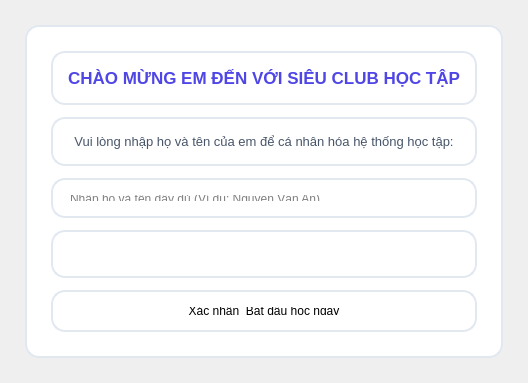
<?xml version="1.0" encoding="UTF-8"?>
<ui version="4.0">
 <class>HopThoaiNhapTenUI</class>
 <widget class="QDialog" name="HopThoaiNhapTenUI">
  <property name="geometry">
   <rect>
    <x>0</x>
    <y>0</y>
    <width>500</width>
    <height>320</height>
   </rect>
  </property>
  <property name="windowTitle">
   <string>CHÀO MỪNG BẠN ĐẾN VỚI SIÊU CLUB HỌC TẬP</string>
  </property>
  <layout class="QVBoxLayout" name="verticalLayoutMain">
   <property name="spacing">
    <number>15</number>
   </property>
   <property name="leftMargin">
    <number>25</number>
   </property>
   <property name="topMargin">
    <number>25</number>
   </property>
   <property name="rightMargin">
    <number>25</number>
   </property>
   <property name="bottomMargin">
    <number>25</number>
   </property>
   <item>
    <widget class="QFrame" name="cardMain">
     <property name="styleSheet">
      <string notr="true">background-color: #FFFFFF; border-radius: 14px; border: 2px solid #E2E8F0; padding: 15px;</string>
     </property>
     <layout class="QVBoxLayout" name="verticalLayoutCard">
      <property name="spacing">
       <number>12</number>
      </property>
      <item>
       <widget class="QLabel" name="lblTieuDe">
        <property name="text">
         <string>CHÀO MỪNG EM ĐẾN VỚI SIÊU CLUB HỌC TẬP</string>
        </property>
        <property name="alignment">
         <set>Qt::AlignCenter</set>
        </property>
        <property name="styleSheet">
         <string notr="true">font-size: 17px; font-weight: bold; color: #4F46E5;</string>
        </property>
       </widget>
      </item>
      <item>
       <widget class="QLabel" name="lblHuongDan">
        <property name="text">
         <string>Vui lòng nhập họ và tên của em để cá nhân hóa hệ thống học tập:</string>
        </property>
        <property name="alignment">
         <set>Qt::AlignCenter</set>
        </property>
        <property name="wordWrap">
         <bool>true</bool>
        </property>
        <property name="styleSheet">
         <string notr="true">font-size: 13px; color: #475569;</string>
        </property>
       </widget>
      </item>
      <item>
       <widget class="QLineEdit" name="txtHoTen">
        <property name="placeholderText">
         <string>Nhập họ và tên đầy đủ (Ví dụ: Nguyễn Văn An)...</string>
        </property>
        <property name="minimumSize">
         <size>
          <width>0</width>
          <height>40</height>
         </size>
        </property>
       </widget>
      </item>
      <item>
       <widget class="QLabel" name="lblLoi">
        <property name="text">
         <string/>
        </property>
        <property name="alignment">
         <set>Qt::AlignCenter</set>
        </property>
        <property name="styleSheet">
         <string notr="true">color: #EF4444; font-size: 12px; font-weight: bold;</string>
        </property>
       </widget>
      </item>
      <item>
       <widget class="QPushButton" name="btnXacNhan">
        <property name="text">
         <string>Xác nhận &amp; Bắt đầu học ngay</string>
        </property>
        <property name="minimumSize">
         <size>
          <width>0</width>
          <height>42</height>
         </size>
        </property>
        <property name="cursor">
         <cursorShape>PointingHandCursor</cursorShape>
        </property>
       </widget>
      </item>
     </layout>
    </widget>
   </item>
  </layout>
 </widget>
 <resources/>
 <connections/>
</ui>
